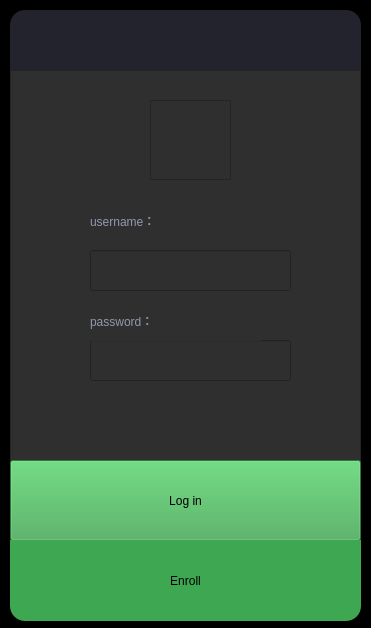
<?xml version="1.0" encoding="UTF-8"?>
<ui version="4.0">
 <class>Form</class>
 <widget class="QWidget" name="Form">
  <property name="geometry">
   <rect>
    <x>0</x>
    <y>0</y>
    <width>371</width>
    <height>628</height>
   </rect>
  </property>
  <property name="windowTitle">
   <string>Login interface</string>
  </property>
  <property name="styleSheet">
   <string notr="true">background-color: rgb(0, 0, 0);</string>
  </property>
  <widget class="QFrame" name="frame_2">
   <property name="geometry">
    <rect>
     <x>10</x>
     <y>10</y>
     <width>351</width>
     <height>61</height>
    </rect>
   </property>
   <property name="maximumSize">
    <size>
     <width>351</width>
     <height>61</height>
    </size>
   </property>
   <property name="styleSheet">
    <string notr="true">background-color: rgb(35, 35, 46);
border-top-left-radius:15px;border-top-right-radius:15px;
</string>
   </property>
   <property name="frameShape">
    <enum>QFrame::StyledPanel</enum>
   </property>
   <property name="frameShadow">
    <enum>QFrame::Raised</enum>
   </property>
   <widget class="QFrame" name="frame_4">
    <property name="geometry">
     <rect>
      <x>250</x>
      <y>20</y>
      <width>16</width>
      <height>16</height>
     </rect>
    </property>
    <property name="styleSheet">
     <string notr="true">background-image: url(:/background_picture/yellow.png);</string>
    </property>
    <property name="frameShape">
     <enum>QFrame::StyledPanel</enum>
    </property>
    <property name="frameShadow">
     <enum>QFrame::Raised</enum>
    </property>
   </widget>
   <widget class="QFrame" name="frame_5">
    <property name="geometry">
     <rect>
      <x>280</x>
      <y>20</y>
      <width>16</width>
      <height>16</height>
     </rect>
    </property>
    <property name="styleSheet">
     <string notr="true">background-image: url(:/background_picture/pink.png);</string>
    </property>
    <property name="frameShape">
     <enum>QFrame::StyledPanel</enum>
    </property>
    <property name="frameShadow">
     <enum>QFrame::Raised</enum>
    </property>
   </widget>
   <widget class="QFrame" name="frame_6">
    <property name="geometry">
     <rect>
      <x>310</x>
      <y>20</y>
      <width>16</width>
      <height>16</height>
     </rect>
    </property>
    <property name="styleSheet">
     <string notr="true">background-image: url(:/background_picture/blue.png);</string>
    </property>
    <property name="frameShape">
     <enum>QFrame::StyledPanel</enum>
    </property>
    <property name="frameShadow">
     <enum>QFrame::Raised</enum>
    </property>
   </widget>
  </widget>
  <widget class="QFrame" name="frame">
   <property name="geometry">
    <rect>
     <x>10</x>
     <y>70</y>
     <width>351</width>
     <height>391</height>
    </rect>
   </property>
   <property name="minimumSize">
    <size>
     <width>351</width>
     <height>201</height>
    </size>
   </property>
   <property name="styleSheet">
    <string notr="true">
background-color: rgb(47, 47, 47);</string>
   </property>
   <property name="frameShape">
    <enum>QFrame::StyledPanel</enum>
   </property>
   <property name="frameShadow">
    <enum>QFrame::Raised</enum>
   </property>
   <widget class="QLineEdit" name="lineEdit_2">
    <property name="geometry">
     <rect>
      <x>80</x>
      <y>270</y>
      <width>201</width>
      <height>41</height>
     </rect>
    </property>
    <property name="toolTip">
     <string>&lt;html&gt;&lt;head/&gt;&lt;body&gt;&lt;p&gt;&lt;span style=&quot; font-size:10pt;&quot;&gt;enter your password&lt;/span&gt;&lt;/p&gt;&lt;/body&gt;&lt;/html&gt;</string>
    </property>
    <property name="styleSheet">
     <string notr="true">font: 20pt &quot;PingFang TC&quot;;
color: rgb(145, 153, 170);</string>
    </property>
    <property name="text">
     <string/>
    </property>
    <property name="echoMode">
     <enum>QLineEdit::Password</enum>
    </property>
   </widget>
   <widget class="QLabel" name="label">
    <property name="geometry">
     <rect>
      <x>80</x>
      <y>130</y>
      <width>171</width>
      <height>41</height>
     </rect>
    </property>
    <property name="styleSheet">
     <string notr="true">font: 10pt &quot;PingFang TC&quot;;
color: rgb(145, 153, 170);</string>
    </property>
    <property name="text">
     <string>username：</string>
    </property>
   </widget>
   <widget class="QLabel" name="label_2">
    <property name="geometry">
     <rect>
      <x>80</x>
      <y>230</y>
      <width>171</width>
      <height>41</height>
     </rect>
    </property>
    <property name="styleSheet">
     <string notr="true">font: 10pt &quot;PingFang TC&quot;;
color: rgb(145, 153, 170);</string>
    </property>
    <property name="text">
     <string>password：</string>
    </property>
   </widget>
   <widget class="QLineEdit" name="lineEdit">
    <property name="geometry">
     <rect>
      <x>80</x>
      <y>180</y>
      <width>201</width>
      <height>41</height>
     </rect>
    </property>
    <property name="toolTip">
     <string>&lt;html&gt;&lt;head/&gt;&lt;body&gt;&lt;p&gt;&lt;span style=&quot; font-size:10pt;&quot;&gt;enter your username&lt;/span&gt;&lt;/p&gt;&lt;/body&gt;&lt;/html&gt;</string>
    </property>
    <property name="styleSheet">
     <string notr="true">font: 20pt &quot;PingFang TC&quot;;
color: rgb(145, 153, 170);</string>
    </property>
    <property name="text">
     <string/>
    </property>
   </widget>
   <widget class="QFrame" name="frame_3">
    <property name="geometry">
     <rect>
      <x>140</x>
      <y>30</y>
      <width>81</width>
      <height>80</height>
     </rect>
    </property>
    <property name="styleSheet">
     <string notr="true">background-image: url(:/background_picture/avtar.png);</string>
    </property>
    <property name="frameShape">
     <enum>QFrame::StyledPanel</enum>
    </property>
    <property name="frameShadow">
     <enum>QFrame::Raised</enum>
    </property>
   </widget>
  </widget>
  <widget class="QPushButton" name="pushButton">
   <property name="geometry">
    <rect>
     <x>10</x>
     <y>460</y>
     <width>351</width>
     <height>81</height>
    </rect>
   </property>
   <property name="cursor">
    <cursorShape>PointingHandCursor</cursorShape>
   </property>
   <property name="styleSheet">
    <string notr="true">QPushButton{
	background-color: rgb(62, 167, 81);
	font: 16pt &quot;PingFang TC&quot;;
    }
QPushButton:hover{   
	background-color: rgb(255, 39, 117);
    }</string>
   </property>
   <property name="text">
    <string>Log in</string>
   </property>
  </widget>
  <widget class="QPushButton" name="pushButton_2">
   <property name="geometry">
    <rect>
     <x>10</x>
     <y>540</y>
     <width>351</width>
     <height>81</height>
    </rect>
   </property>
   <property name="cursor">
    <cursorShape>PointingHandCursor</cursorShape>
   </property>
   <property name="styleSheet">
    <string notr="true">QPushButton{
	background-color: rgb(62, 167, 81);
	background-color: rgb(62, 167, 81);
	font: 16pt &quot;PingFang TC&quot;;
	border-bottom-left-radius:15px;
	border-bottom-right-radius:15px;
    }
QPushButton:hover{   
	background-color: rgb(255, 39, 117);
    }
</string>
   </property>
   <property name="text">
    <string>Enroll</string>
   </property>
  </widget>
 </widget>
 <resources>
  <include location="qrcflim.qrc"/>
 </resources>
 <connections/>
</ui>
